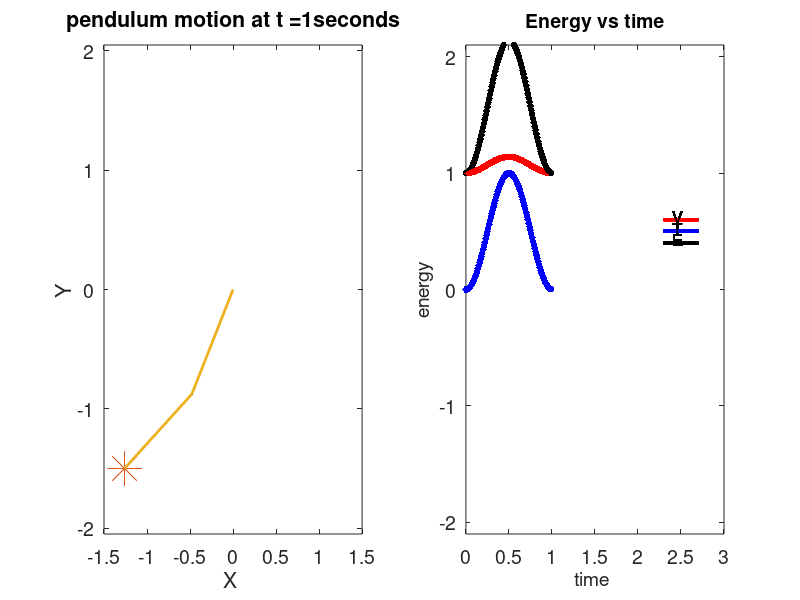

This figure's MATLAB source:
clc;
clear all;
%close all;
L1=1;  % Length of Pendulum
L2=1;

g=9.8; % Gravity 
M1=1; % mass 1
M2=2; % mass 2

N=100;  % Maximum number of time steps
dt=0.01;  % Step size for time

w1(1:N)=0;  % Angular velocity 1 array
Theta1(1:N)=0;  % Angular coordinate 1 array

t(1:N)=0;   % Time array
Theta1(1)=0.5; % Initial position of pendulum 1

w2(1:N)=0;  %Angular velocity 2 array
Theta2(1:N)=0;  %Angular coordinate 2 array

Theta2(1)=0.9; %Initial position of pendulum 2

for i=1:N-1
    w1(i+1)=w1(i)-(g/L1)*Theta1(i)*dt;
    Theta1(i+1)=Theta1(i)+w1(i+1)*dt;
    
    w2(i+1)=w2(i)-(g/L2)*Theta2(i)*dt;
    Theta2(i+1)=Theta2(i)+w2(i+1)*dt;

    X1(i)=L1*sin(Theta1(i)); % polar to cartesian
    Y1(i)=-L1*cos(Theta1(i));
    
    t(i+1)=t(i)+dt;

    X(i)=L1*sin(Theta1(i))+L2*sin(Theta2(i));
    Y(i)=-L1*cos(Theta1(i))-L2*cos(Theta2(i));


end
X(100)=X(99);
Y(100)=Y(99);

 %-----------------------------------------------------------------------
 %---Energy Calculations-------------------------------------------------
 %----------------------------------------------------------------------
  X1(N)=L1*sin(Theta1(N)); 
  Y1(N)=-L1*cos(Theta1(N));

  T=0.5*M1*(L1^2)*(w1.^2); % Kinetic energy (T)
  T=T/max(T); % normalized Kinetic energy (T)
  
  V=(M1*g*Y1); % potential energy (V)
  V=V/max(V); % normalized potential energy (V)
  
  E=T+V; % total normalized energy (E)
  
  T2=0.5*M2*(L2^2)*(w2.^2);
  V2=(M2*g*Y);
  E2=T2+V2;

% plotting/animation of results
  
for i=1:N
    figure(1)
    subplot(121)
    plot(X1(i),Y1(i),'.',X(i),Y(i),'*','markersize',25); 
    axis([-1.5 1.5  -2.05 2.05]);
    line([0 X1(i)], [0 Y1(i)],'Linewidth',2);
    line([X1(i),X(i)],[Y1(i),Y(i)],'Linewidth',2);
    xlabel('X '); 
    ylabel('Y'); 
    titlestring = ['pendulum motion at t =',num2str(i*dt), 'seconds'];
    title(titlestring ,'fontsize',14);                            
    h=gca; 
    get(h,'FontSize') ;
    set(h,'FontSize',14);
    fh = figure(1);
    set(fh, 'color', 'white'); 
    
    subplot(122)
    plot(t(i),T(i),'.','markersize',15,'MarkerEdgeColor','b')
    hold on
    plot(t(i),V(i),'.','markersize',15,'MarkerEdgeColor','r')
    hold on 
    plot(t(i),T(i)+V(i),'.','markersize',15,'MarkerEdgeColor','k')
    
    line([2.3 2.7], [0.6 0.6],'color','r','Linewidth',2)
    text(2.4,0.63,'V','fontSize',12)
    line([2.3 2.7], [0.5 0.5],'color','b','Linewidth',2)
    text(2.4,0.53,'T','fontSize',12)
    line([2.3 2.7], [0.4 0.4],'color','k','Linewidth',2)
    text(2.4,0.43,'E','fontSize',12)
    
    title('Energy vs time' ,'fontsize',14);  
    xlabel('time ','fontsize',14); 
    ylabel('energy','fontsize',14); 
    axis([ 0 3 -2.1 2.1])
    h=gca; 
    get(h,'FontSize') ;
    set(h,'FontSize',14);
    fh = figure(1);
    set(fh, 'color', 'white');  
    Yr=getframe;
end
 
 movie(Yr)